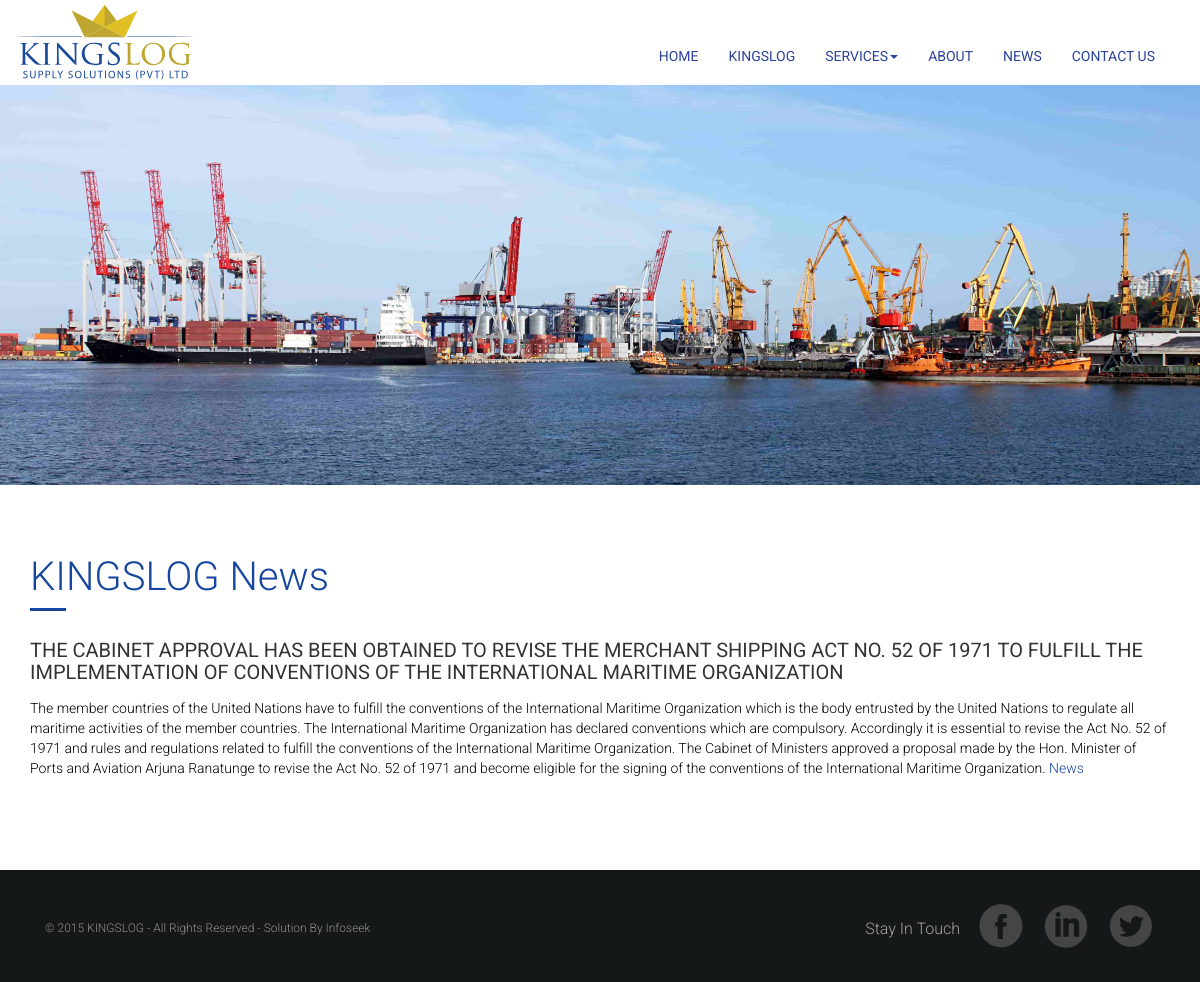
Page /news_details.php?id=1 on the committed database.
### tables this page shows
CREATE TABLE IF NOT EXISTS `news` (
  `id` int(11) NOT NULL AUTO_INCREMENT,
  `title` varchar(255) NOT NULL,
  `short_desc` longtext NOT NULL,
  `descrip` longtext NOT NULL,
  `news_date` varchar(20) NOT NULL,
  `date` varchar(20) NOT NULL,
  `user_id` int(11) NOT NULL,
  `active` int(2) NOT NULL,
  `status` int(2) NOT NULL,
  `link` varchar(64) NOT NULL,
  `url` varchar(255) NOT NULL,
  PRIMARY KEY (`id`)
);

### lib/Connect.php (called while the page is built, shortened)
<?php
class Connect {
    public function __construct() {
        $this->con = mysql_connect('localhost', 'root', 'hggyunkl2lp');
    }
    function setQuary($quary) {
        $c = mysql_query($quary);
        return($c);
    }
}

### lib/CL_News.php (called while the page is built, shortened)
<?php
include '/news_module.php';
class CL_News {
    public function getNewsById($id) {
        $news = new News_module();
        $result = $news->newsEdit($id);
        return $result;
    }
}

### lib/news_module.php (called while the page is built, shortened)
<?php
include 'Connect.php';
class News_module {
    public function __construct() {
        $this->c = new Connect();
    }
    public function newsEdit($id) {
        $quary = "SELECT `id`,`title`,`short_desc`,`descrip`,`news_date`,`active`,`link`,`url` FROM `news` WHERE `id` = '$id'";
        $result = $this->c->setQuary($quary);
        return mysql_fetch_array($result);
    }
}

### news_details.php (the view, shortened to what this page needs)
<!DOCTYPE html>
<html lang="en">
    <head>
        <link href="css/bootstrap.min.css" rel="stylesheet">
        <link href="css/style.css" rel="stylesheet">
        <?php
        include './lib/CL_News.php';
        $news = new CL_News();
        $news_id = isset($_GET['id']) ? $_GET['id'] : 0;
        ?>
    </head>
    <body>
        <header class="header">
            <nav class="navbar">
                <div class="container-fluid">
                    <div class="navbar-header">
                        <a href="index.php"><img class="logo" src="images/logo.svg" alt="Logo"/></a>
                    </div>
                    <div class="collapse navbar-collapse" id="bs-example-navbar-collapse-1">
                        <ul class="nav navbar-nav">
                            <li class="active"><a href="index.php">Home</a></li>
                            <li class="active"><a href="kingslog.php">Kingslog</a></li>
                            <li class="dropdown">
                                <a href="#" class="dropdown-toggle" data-toggle="dropdown" role="button" aria-haspopup="true" aria-expanded="false">Services<span class="caret"></span></a>
                            </li>
                            <li><a href="about.php">About</a></li>
                            <li><a href="news.php">News</a></li>
                            <li><a href="index.php#contact_info">Contact Us</a></li>
                        </ul>
                    </div>
                </div>
            </nav>
        </header>
        <section class="banner-inner">
            <div class="banner-imgs about-img"></div>
        </section>
        <section class="block inner-pages about">
            <div class="container">
                <div class="row">
                    <h1 class="col-lg-12">KINGSLOG News</h1>
                </div>
                <div class="row">
                    <div class="col-xs-12 col-md-12">
                        <?php $result = $news->getNewsById($news_id); ?>
                        <h2><?php echo $result['title'] ?></h2>
                        <p>
                            <?php echo $result['descrip'] ?>
                            <?php if (isset($result['link']) && $result['link'] != ''): ?>
                                <a class="web-link" target="_blank" href="http://<?php echo isset($result['url']) ? $result['url'] : ''; ?>"> <?php echo isset($result['link']) ? $result['link'] : ''; ?></a>
                            <?php endif; ?>
                        </p>
                    </div>
                </div>
            </div>
        </section>
        <section class="footer-section">
            <div class="footer-end">
                <div class="container">
                    <div class="row">
                        <div class="col-lg-12">
                            <div class="col-xs-12 col-md-6">
                                <p class="copy-right">&copy; 2015 KINGSLOG - All Rights Reserved - Solution By Infoseek</p>
                            </div>
                            <div class="col-xs-12 col-md-6">
                                <div class="social-network">
                                    <p>Stay In Touch</p>
                                    <div class="social-icons">
                                        <span class="social-icon icon-facebook"></span>
                                        <span class="social-icon icon-in"></span>
                                        <span class="social-icon icon-twitter"></span>
                                    </div>
                                </div>
                            </div>
                        </div>
                    </div>
                </div>
            </div>
        </section>
    </body>
</html>

### css/style.css (style rules this page uses)
html, body, address, blockquote, div, dl, form, h1, h2, h3, h4, h5, h6, ol, p, pre, table, ul, dd, dt, li, tbody, td, tfoot, th, thead, tr, button, del, ins, map, object, a, abbr, acronym, b, bdo, big, br, cite, code, dfn, em, i, img, kbd, q, samp, small, span, strong, sub, sup, tt, var, legend, fieldset { margin: 0; padding: 0; }
body { width: 100%; height: 100%; }
img, fieldset { border:0; }
article, aside, details, figcaption, figure, footer, header, hgroup, menu, nav, section { margin: 0; padding: 0; display: block; }
body, h1, h2, h3, h4, h5, h6, p { font-weight: 400; -webkit-font-smoothing: antialiased; -moz-font-smoothing: antialiased; font-smoothing: antialiased; }
h1, h2, h3, h4, h5, h6, figcaption { font-family: 'Roboto', sans-serif; text-transform: initial; }
h1 { font-size: 40px; font-weight: 300; padding: 0 0 10px; margin-bottom: 30px; }
h2 { font-size: 20px; font-weight: 300; text-transform: uppercase; padding: 0 0 10px; margin-bottom: 5px; }
p { font-weight: 300; font-size: 14px; }
p, label, input, button, a { font-family: 'Roboto', sans-serif; font-size: 16px; }
a, a:link, a:visited, a:hover, a:active { text-decoration: none; color: #000; outline: none; background: transparent; }
.block { padding-top: 70px; padding-bottom: 74px; box-sizing: border-box; }
a.read-more,a.web-link { display: block; text-align: center; margin-top: 10px; color: #17469e; font-size: 14px; }
a.web-link { text-align: left; display: inline; }
header { width: 100%; }
.logo { margin-top: 5px; }
.navbar { margin-bottom: 0; border: 0; }
.navbar-nav { float:right; margin-top: 31px; }
.nav > li > a { color: #2b439b; float: left; text-transform: uppercase; font-size: 14px; font-weight: 400; border-bottom: 4px solid transparent; -webkit-transition: all 1s ease; -moz-transition: all 1s ease; -o-transition: all 1s ease; -ms-transition: all 2s ease; transition: all 1s ease; }
.banner-inner { width: 100%; background-size: cover; }
.banner-imgs { width: 100%; height: 400px; background-size: cover; }
.about-img { background:rgba(0, 0, 0, 0) url('../images/about.jpg') repeat scroll center center / cover; }
.banner-text h1,p { padding: 0; text-align: center; text-transform: initial; color: #fff; }
.why-kingslog h1,p { text-align: center; }
.banner-inner { width: 100%; }
.inner-pages h1::before { position: absolute; background:#17469e; content: ""; width: 36px; height: 3px; bottom: 0px; margin-bottom: -2px; }
.inner-pages p { color: #000; text-align: left; margin-bottom: 18px; font-size: 14px; }
.inner-pages h1 { color: #17469e; }
.inner-pages h2 { font-weight: 400; }
.footer-section { position: relative; }
.footer-end { width: 100%; bottom: 0; padding-top: 32px; padding-bottom: 32px; background: #151818; }
.footer-end p.copy-right { text-align: left; font-size: 12px; color: #8e8e8e; margin-top: 18px; }
.social-network { display: table; float: right; }
.social-network p { padding-top: 16px; color: #fff; float: left; opacity: 0.6; text-align: right; }
.social-icons { float: left; }
.social-icon { width: 48px; float: left; height: 48px; margin-left: 17px; margin-top: 0px; }
.icon-facebook { background-image: url('../images/social icon/facebook.svg'); }
.icon-in { background-image: url('../images/social icon/in.svg'); }
.icon-twitter { background-image: url('../images/social icon/twitter.svg'); }

### rows in the picture
news: title "THE CABINET APPROVAL HAS BEEN OBTAINED TO REVISE THE MERCHANT SHIPPING ACT NO. 52 OF 1971 TO FULFILL THE IMPLEMENTATION OF CONVENTIONS OF THE INTERNATIONAL MARITIME ORGANIZATION", descrip "The member countries of the United Nations have to fulfill the conventions of the International Maritime Organization which is the body entrusted by the United Nations to regulate all maritime activities of the member countries. The International Maritime Organization has declared conventions which are compulsory. Accordingly it is essential to revise the Act No. 52 of 1971 and rules and regulations related to fulfill the conventions of the International Maritime Organization. The Cabinet of Ministers approved a proposal made by the Hon. Minister of Ports and Aviation Arjuna Ranatunge to revise the Act No. 52 of 1971 and become eligible for the signing of the conventions of the…", link "News"
